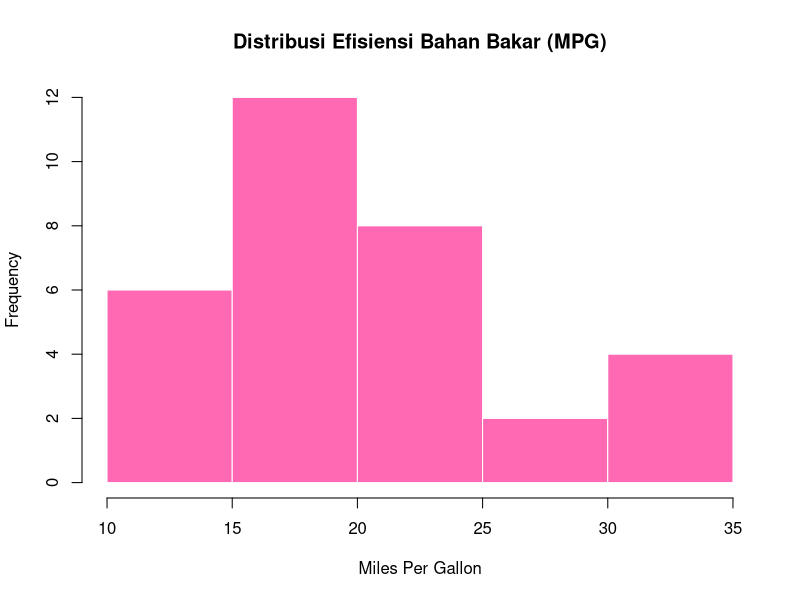

This figure's R source:
# TUGAS 1: RINGKASAN INTEGRASI RSTUDIO DAN GITHUB
# Nama  : Lintang Djenar Mahesa Ayu
# NIM   : 1314624005

# Memuat dataset
data(mtcars)

# Menampilkan 6 data pertama (Head)
head(mtcars)

# Statistik Deskriptif
summary(mtcars)

# Menghitung Statistik untuk Variabel MPG
mean_mpg <- mean(mtcars$mpg)   # Rata-rata
sd_mpg   <- sd(mtcars$mpg)     # Standar Deviasi
max_mpg  <- max(mtcars$mpg)     # Nilai Maksimum
min_mpg  <- min(mtcars$mpg)     # Nilai Minimum

print(paste("Rata-rata MPG:", round(mean_mpg, 2)))
print(paste("Standar Deviasi MPG:", round(sd_mpg, 2)))
print(paste("Nilai Maksimum MPG:", max_mpg))
print(paste("Nilai Minimum MPG:", min_mpg))

# Membuat Histogram untuk variabel MPG agar terlihat distribusinya
hist(mtcars$mpg, 
     main = "Distribusi Efisiensi Bahan Bakar (MPG)",
     xlab = "Miles Per Gallon",
     col = "hotpink",
     border = "white")
